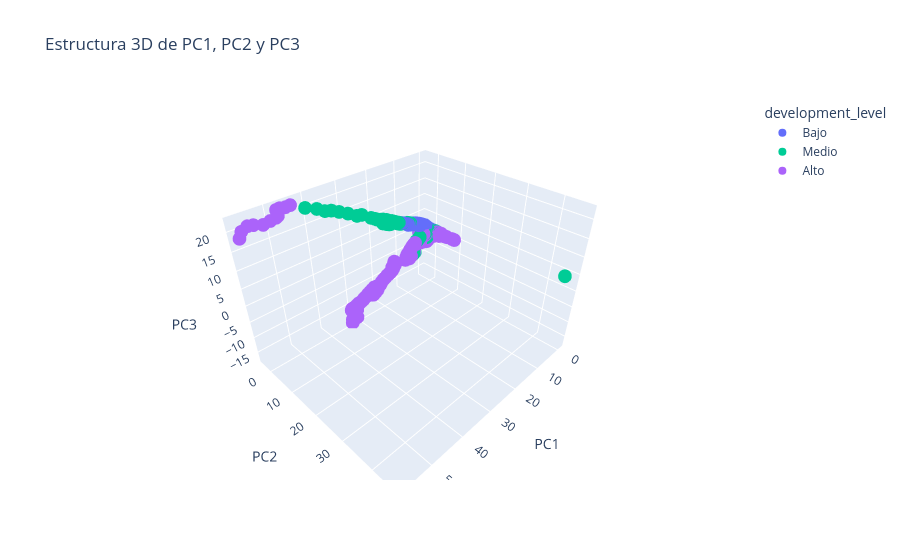

Notebook cell for this chart:
### Code cell
# Crear un DataFrame temporal con los componentes principales y las variables
df_pca_interactive = df_pca.copy()
df_pca_interactive['PC1'] = X_pca[:, 0]
df_pca_interactive['PC2'] = X_pca[:, 1]
df_pca_interactive['PC3'] = X_pca[:, 2]

fig = px.scatter_3d(df_pca_interactive,
                    x='PC1',
                    y='PC2',
                    z='PC3',
                    color='development_level',
                    hover_name='country',
                    hover_data=['year', 'co2', 'gdp'], # Información adicional
                    title='Estructura 3D de PC1, PC2 y PC3')

fig.update_layout(scene = dict(
                    xaxis_title='PC1 ', #(Escala Económica y Emisiones Absolutas)
                    yaxis_title='PC2 ', #(Intensidad Per Cápita)
                    zaxis_title='PC3 ')) #(Composición Matriz Energética y Demografía)

fig.show()

### Figure 1 — Plotly figure (JSON) as saved in the notebook; plotly's stock layout.template omitted (floating-point values rounded to 4 significant figures; data arrays with more than 128 entries replaced by an {"elided": "..."} marker saying what was removed)
{"data": [{"customdata": {"elided": "3819x3 float values"}, "hovertemplate": "<b>%{hovertext}</b><br><br>development_level=Bajo<br>PC1=%{x}<br>PC2=%{y}<br>PC3=%{z}<br>year=%{customdata[0]}<br>co2=%{customdata[1]}<br>gdp=%{customdata[2]}<extra></extra>", "hovertext": {"elided": "3819 str values"}, "legendgroup": "Bajo", "marker": {"color": "#636efa", "symbol": "circle"}, "mode": "markers", "name": "Bajo", "scene": "scene", "showlegend": true, "type": "scatter3d", "x": {"elided": "3819 float values"}, "y": {"elided": "3819 float values"}, "z": {"elided": "3819 float values"}}, {"customdata": {"elided": "3819x3 float values"}, "hovertemplate": "<b>%{hovertext}</b><br><br>development_level=Medio<br>PC1=%{x}<br>PC2=%{y}<br>PC3=%{z}<br>year=%{customdata[0]}<br>co2=%{customdata[1]}<br>gdp=%{customdata[2]}<extra></extra>", "hovertext": {"elided": "3819 str values"}, "legendgroup": "Medio", "marker": {"color": "#00cc96", "symbol": "circle"}, "mode": "markers", "name": "Medio", "scene": "scene", "showlegend": true, "type": "scatter3d", "x": {"elided": "3819 float values"}, "y": {"elided": "3819 float values"}, "z": {"elided": "3819 float values"}}, {"customdata": {"elided": "3819x3 float values"}, "hovertemplate": "<b>%{hovertext}</b><br><br>development_level=Alto<br>PC1=%{x}<br>PC2=%{y}<br>PC3=%{z}<br>year=%{customdata[0]}<br>co2=%{customdata[1]}<br>gdp=%{customdata[2]}<extra></extra>", "hovertext": {"elided": "3819 str values"}, "legendgroup": "Alto", "marker": {"color": "#ab63fa", "symbol": "circle"}, "mode": "markers", "name": "Alto", "scene": "scene", "showlegend": true, "type": "scatter3d", "x": {"elided": "3819 float values"}, "y": {"elided": "3819 float values"}, "z": {"elided": "3819 float values"}}], "layout": {"legend": {"title": {"text": "development_level"}, "tracegroupgap": 0}, "scene": {"domain": {"x": [0, 1], "y": [0, 1]}, "xaxis": {"title": {"text": "PC1 "}}, "yaxis": {"title": {"text": "PC2 "}}, "zaxis": {"title": {"text": "PC3 "}}}, "title": {"text": "Estructura 3D de PC1, PC2 y PC3"}}}
